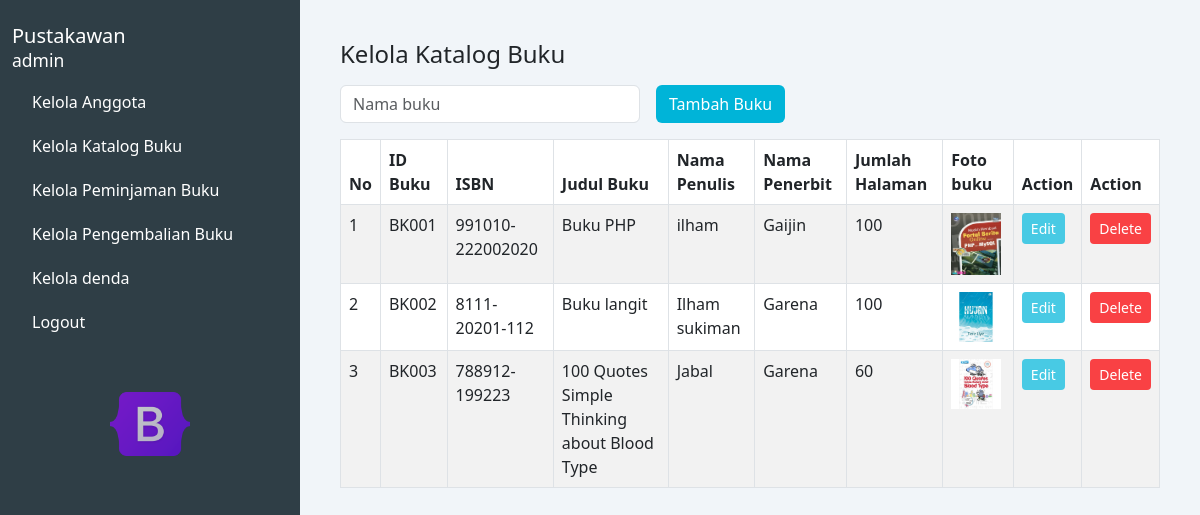
The page /kelola_katalog.php on the database its author committed.
### tables this page shows
CREATE TABLE `data_buku` (
  `id_buku` varchar(11) NOT NULL,
  `judul_buku` varchar(255) NOT NULL,
  `isbn` varchar(255) NOT NULL,
  `nama_penulis` varchar(255) NOT NULL,
  `nama_penerbit` varchar(255) NOT NULL,
  `jumlah_halaman` int(11) NOT NULL,
  `foto` longblob DEFAULT NULL
);

### kelola_katalog.php (the view, shortened to what this page needs)
<?php
$koneksi = mysqli_connect("localhost", "root", "", "perpustakaan");
$query = "SELECT * FROM data_buku";
$result = mysqli_query($koneksi, $query);
?>
<!DOCTYPE html>
<html lang="en">
<head>
  <link href="https://cdn.jsdelivr.net/npm/bootstrap@5.3.0/dist/css/bootstrap.min.css" rel="stylesheet" />
</head>
<body>
<div class="container-fluid">
  <div class="row">
      <nav class="col-md-3 d-none d-md-block sidebar min-vh-100 position-relative">
        <h5 class="pt-4">Pustakawan<br /><small>admin</small></h5>
        <a href="kelola_anggota.php">Kelola Anggota</a>
        <a href="kelola_katalog.php">Kelola Katalog Buku</a>
        <a href="kelola_peminjaman.php">Kelola Peminjaman Buku</a>
        <a href="kelola_pengembalian.php">Kelola Pengembalian Buku</a>
        <a href="kelola_denda.php">Kelola denda</a>
        <a href="logout.php">Logout</a>
        <div class="image-box text-center mt-5">
          <img src="assets/Bootstrap_logo.png" alt="icon" />
        </div>
      </nav>
    <main class="col-md-9 col-12 main-content">
      <h4>Kelola Katalog Buku</h4>
      <div class="d-flex flex-wrap gap-2 align-items-center mb-3 mt-3">
        <input type="text" id="searchInput" class="form-control form-control-md me-2" placeholder="Nama buku" style="max-width: 300px;" oninput="filterTable()" />
        <button class="btn btn-tambah btn-md" data-bs-toggle="modal" data-bs-target="#tambahKatalogModal">Tambah Buku</button>
      </div>
      <div class="table-responsive">
        <table class="table table-bordered table-striped" id="KatalogTable"> <thead>
            <tr>
              <th>No</th>
              <th>ID Buku</th>
              <th>ISBN</th>
              <th>Judul Buku</th>
              <th>Nama Penulis</th>
              <th>Nama Penerbit</th>
              <th>Jumlah Halaman</th>
              <th>Foto buku</th>
              <th>Action</th>
              <th>Action</th>
            </tr>
          </thead>
          <tbody>
            <?php
            $no = 1;
            while ($row = mysqli_fetch_assoc($result)) {
              echo "<tr>";
              echo "<td>" . $no++ . "</td>";
              echo "<td>" . htmlspecialchars($row['id_buku']) . "</td>";
              echo "<td>" . htmlspecialchars($row['isbn']) . "</td>";
              echo "<td>" . htmlspecialchars($row['judul_buku']) . "</td>";
              echo "<td>" . htmlspecialchars($row['nama_penulis']) . "</td>";
              echo "<td>" . htmlspecialchars($row['nama_penerbit']) . "</td>";
              echo "<td>" . htmlspecialchars($row['jumlah_halaman']) . "</td>";
              echo "<td><img src='" . htmlspecialchars($row['foto']) . "' alt='Foto Buku' style='width: 50px; height: auto;'></td>";
              echo '<td>
                            <button class="btn btn-sm btn-edit" data-bs-toggle="modal" data-bs-target="#editKatalogModal"
                                data-id="' . htmlspecialchars($row['id_buku']) . '"
                                data-isbn="' . htmlspecialchars($row['isbn']) . '"
                                data-judul_buku="' . htmlspecialchars($row['judul_buku']) . '"
                                data-nama_penulis="' . htmlspecialchars($row['nama_penulis']) . '"
                                data-nama_penerbit="' . htmlspecialchars($row['nama_penerbit']) . '"
                                data-jumlah_halaman="' . htmlspecialchars($row['jumlah_halaman']) . '"
                                data-foto="' . htmlspecialchars($row['foto']) . '">Edit</button>
                          </td>';
              echo '<td>
                            <button class="btn btn-sm btn-delete" data-bs-toggle="modal" data-bs-target="#hapusKatalogModal" data-id="' . htmlspecialchars($row['id_buku']) . '">Delete</button>
                          </td>';
              echo "</tr>";
            }
            ?>
          </tbody>
        </table>
      </div>
    </main>
  </div>
</div>
</body>
</html>

### kelola_katalog.php (style rules this page uses)
body { background-color: #f1f5f9; }
.sidebar { background-color: #2f3e46; color: white; }
.sidebar a { display: block; color: white; padding: 10px 20px; text-decoration: none; }
.sidebar .image-box img { width: 80px; opacity: 0.7; }
.main-content { padding: 40px; }
.table thead { background-color: #f8f9fa; }
.btn-edit { background-color: #48cae4; color: white; }
.btn-delete { background-color: #f94144; color: white; }
.btn-tambah { background-color: #00b4d8; color: white; }

### rows shown on the page
data_buku: id_buku "BK001", isbn "991010-222002020", judul_buku "Buku PHP", nama_penulis "ilham", nama_penerbit "Gaijin", jumlah_halaman "100", foto (picture)
data_buku: id_buku "BK002", isbn "8111-20201-112", judul_buku "Buku langit", nama_penulis "Ilham sukiman", nama_penerbit "Garena", jumlah_halaman "100", foto (picture)
data_buku: id_buku "BK003", isbn "788912-199223", judul_buku "100 Quotes Simple Thinking about Blood Type", nama_penulis "Jabal", nama_penerbit "Garena", jumlah_halaman "60", foto (picture)
